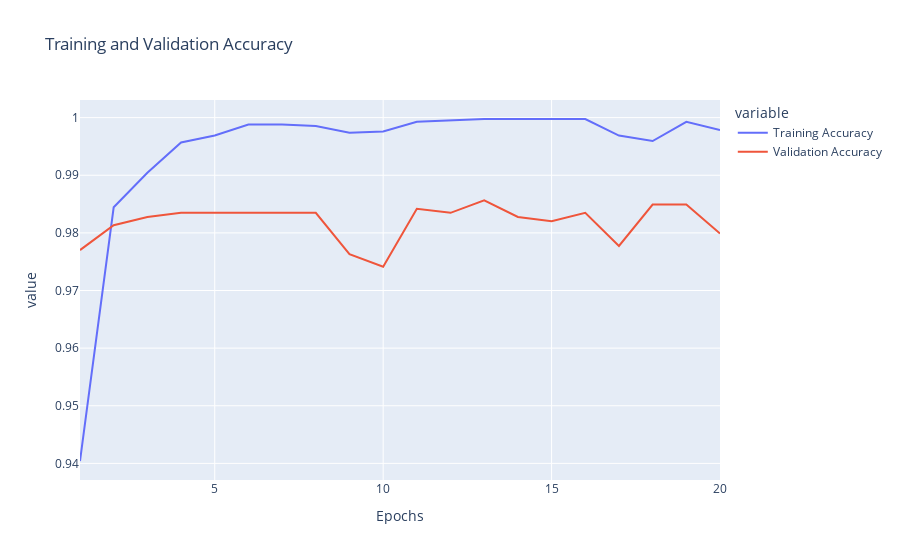
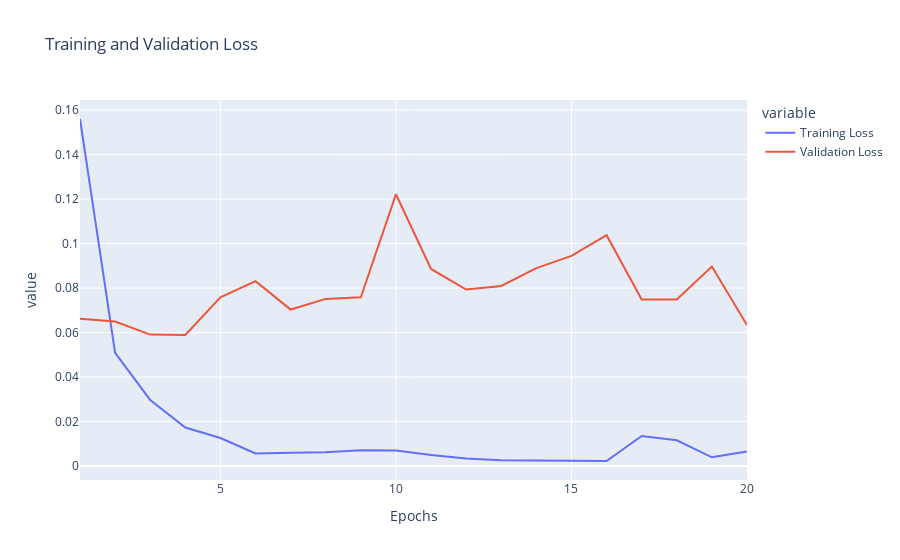

The notebook cell these images were saved under, in order:
### Code cell
import plotly.express as px

df_1 = pd.DataFrame()
df_1['Training Accuracy'] = history.history['accuracy']
df_1['Validation Accuracy'] = history.history['val_accuracy']
df_1['Training Loss'] = history.history['loss']
df_1['Validation Loss'] = history.history['val_loss']
df_1['Epochs'] = range(1, len(df_1['Training Accuracy']) + 1)

# comparing the training and validation accuracy 
fig = px.line(df_1, x='Epochs', y=['Training Accuracy', 'Validation Accuracy'], title='Training and Validation Accuracy')
fig.show()

fig = px.line(df_1, x='Epochs', y=['Training Loss', 'Validation Loss'], title='Training and Validation Loss')
fig.show()

### Figure 1 — Plotly figure (JSON) as saved in the notebook; plotly's stock layout.template omitted (floating-point values rounded to 4 significant figures)
{"data": [{"hovertemplate": "variable=Training Accuracy<br>Epochs=%{x}<br>value=%{y}<extra></extra>", "legendgroup": "Training Accuracy", "line": {"color": "#636efa", "dash": "solid"}, "marker": {"symbol": "circle"}, "mode": "lines", "name": "Training Accuracy", "orientation": "v", "showlegend": true, "type": "scatter", "x": [1, 2, 3, 4, 5, 6, 7, 8, 9, 10, 11, 12, 13, 14, 15, 16, 17, 18, 19, 20], "xaxis": "x", "y": [0.9404, 0.9844, 0.9904, 0.9957, 0.9969, 0.9988, 0.9988, 0.9986, 0.9974, 0.9976, 0.9993, 0.9995, 0.9998, 0.9998, 0.9998, 0.9998, 0.9969, 0.9959, 0.9993, 0.9978], "yaxis": "y"}, {"hovertemplate": "variable=Validation Accuracy<br>Epochs=%{x}<br>value=%{y}<extra></extra>", "legendgroup": "Validation Accuracy", "line": {"color": "#EF553B", "dash": "solid"}, "marker": {"symbol": "circle"}, "mode": "lines", "name": "Validation Accuracy", "orientation": "v", "showlegend": true, "type": "scatter", "x": [1, 2, 3, 4, 5, 6, 7, 8, 9, 10, 11, 12, 13, 14, 15, 16, 17, 18, 19, 20], "xaxis": "x", "y": [0.977, 0.9813, 0.9828, 0.9835, 0.9835, 0.9835, 0.9835, 0.9835, 0.9763, 0.9741, 0.9842, 0.9835, 0.9856, 0.9828, 0.982, 0.9835, 0.9777, 0.9849, 0.9849, 0.9799], "yaxis": "y"}], "layout": {"legend": {"title": {"text": "variable"}, "tracegroupgap": 0}, "title": {"text": "Training and Validation Accuracy"}, "xaxis": {"anchor": "y", "domain": [0, 1], "title": {"text": "Epochs"}}, "yaxis": {"anchor": "x", "domain": [0, 1], "title": {"text": "value"}}}}

### Figure 2 — Plotly figure (JSON) as saved in the notebook; plotly's stock layout.template omitted (floating-point values rounded to 4 significant figures)
{"data": [{"hovertemplate": "variable=Training Loss<br>Epochs=%{x}<br>value=%{y}<extra></extra>", "legendgroup": "Training Loss", "line": {"color": "#636efa", "dash": "solid"}, "marker": {"symbol": "circle"}, "mode": "lines", "name": "Training Loss", "orientation": "v", "showlegend": true, "type": "scatter", "x": [1, 2, 3, 4, 5, 6, 7, 8, 9, 10, 11, 12, 13, 14, 15, 16, 17, 18, 19, 20], "xaxis": "x", "y": [0.156, 0.05087, 0.02972, 0.01734, 0.01262, 0.005651, 0.006013, 0.006168, 0.007103, 0.007045, 0.004938, 0.003458, 0.002673, 0.002462, 0.002395, 0.002285, 0.01351, 0.01158, 0.003951, 0.006582], "yaxis": "y"}, {"hovertemplate": "variable=Validation Loss<br>Epochs=%{x}<br>value=%{y}<extra></extra>", "legendgroup": "Validation Loss", "line": {"color": "#EF553B", "dash": "solid"}, "marker": {"symbol": "circle"}, "mode": "lines", "name": "Validation Loss", "orientation": "v", "showlegend": true, "type": "scatter", "x": [1, 2, 3, 4, 5, 6, 7, 8, 9, 10, 11, 12, 13, 14, 15, 16, 17, 18, 19, 20], "xaxis": "x", "y": [0.06615, 0.06499, 0.05909, 0.05894, 0.07584, 0.08308, 0.07035, 0.07513, 0.07585, 0.1222, 0.08858, 0.07931, 0.08096, 0.08899, 0.09447, 0.1038, 0.07487, 0.07484, 0.08964, 0.06336], "yaxis": "y"}], "layout": {"legend": {"title": {"text": "variable"}, "tracegroupgap": 0}, "title": {"text": "Training and Validation Loss"}, "xaxis": {"anchor": "y", "domain": [0, 1], "title": {"text": "Epochs"}}, "yaxis": {"anchor": "x", "domain": [0, 1], "title": {"text": "value"}}}}
